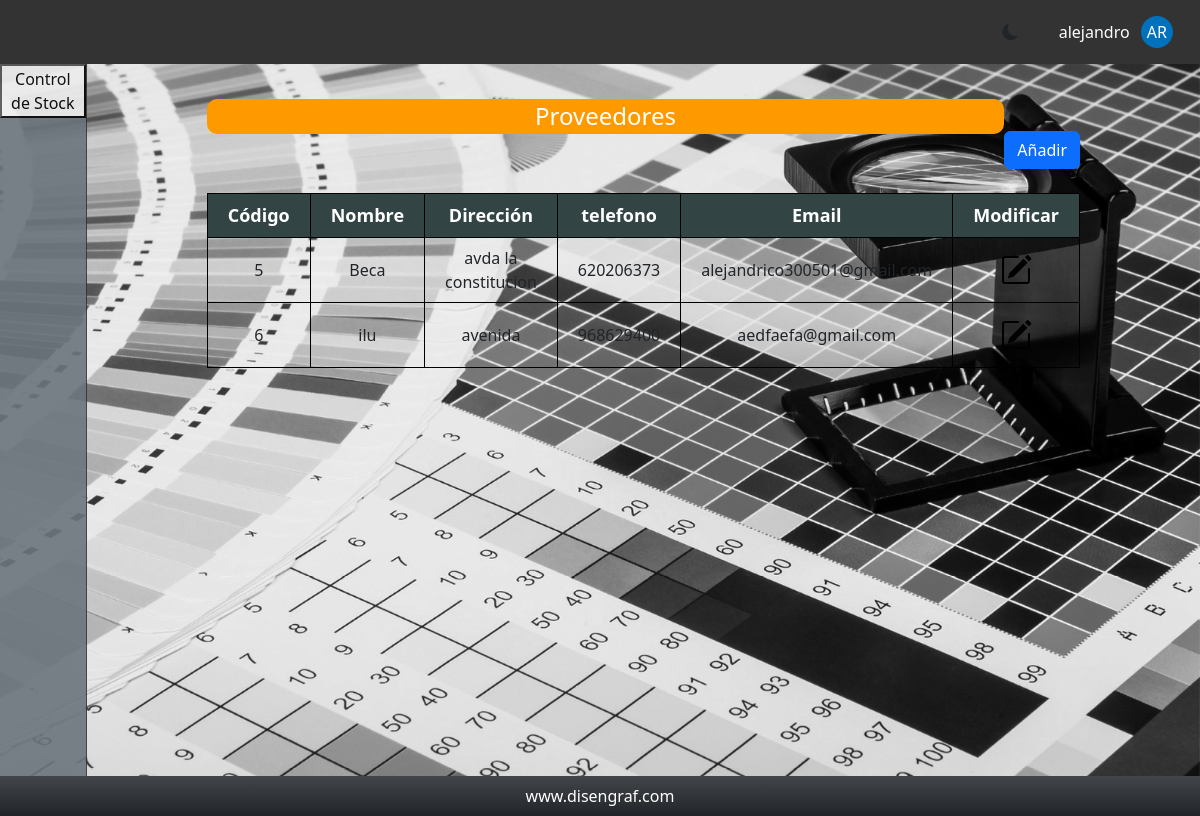
Screenshot of /controlStock/proveedores.php (signed in) with the database file from the repository.
### tables this page shows
CREATE TABLE `proveedores` (
  `id` int(11) NOT NULL,
  `proveedor` varchar(255) DEFAULT NULL,
  `referencia` varchar(100) NOT NULL,
  `direccion` varchar(255) DEFAULT NULL,
  `poblacion` varchar(50) NOT NULL,
  `pais` varchar(50) NOT NULL,
  `provincia` varchar(50) NOT NULL,
  `codPostal` int(11) NOT NULL,
  `telefono` varchar(20) DEFAULT NULL,
  `fax` int(12) NOT NULL,
  `correo` varchar(100) NOT NULL,
  `nacional` varchar(50) NOT NULL,
  `id_usuario` int(11) DEFAULT NULL
);

### controlStock/proveedores.php (the view, shortened to what this page needs)
<?php
include "conexion.php";
$consulta = "SELECT * FROM proveedores";
$resultadoConsulta = mysqli_query($conn, $consulta);
?>
<?php include 'includes/header.php'; ?>
        <section>
            <div class="bloque-titulo_boton">
                <h2 class="titulo">Proveedores</h2>
                <a href="nuevo-proveedor.php">
                    <div class="boton-primario btn btn-primary">Añadir</div>
                </a>
            </div>
            <table class="tabla-productos2">
                <thead>
                    <tr>
                        <th>Código</th>
                        <th>Nombre</th>
                        <th>Dirección</th>
                        <th>telefono</th>
                        <th>Email</th>
                        <th>Modificar</th>
                    </tr>
                </thead>
                <tbody>
                    <?php while($proveedores = mysqli_fetch_assoc($resultadoConsulta)):?>
                        <tr>
                            <td><?php echo $proveedores['id']; ?></td>
                            <td><?php echo $proveedores['proveedor']; ?></td>
                            <td><?php echo $proveedores['direccion'];?></td>
                            <td><?php echo $proveedores['telefono']; ?></td>
                            <td><?php echo $proveedores['correo']; ?></td>
                            <td><a href="modificar-proveedor.php?id=<?php echo $proveedores['id'] ?>"><i class="bi bi-pencil-square" style="font-size: 2rem; color: black;"></i></a></td>
                        </tr>
                    <?php endwhile;?>
                </tbody>
            </table>
        </section>
    </main>
        <?php include 'includes/footer.php'; ?>

### controlStock/css/style.css (style rules this page uses)
:root { --azul: rgb(0, 113, 188); --rojo: rgb(193, 39, 45); --claro: white; --oscuro: #333; --oscuroHover: grey; }
html, body { margin: 0; padding: 0; height: 100%; font-family: Arial, Helvetica, sans-serif; box-sizing: border-box; scroll-snap-type: y mandatory; }
.bloque-titulo_boton { width: 100%; margin-top: 0; display: inline-flex; justify-content: end; align-items: end; }
.bloque-titulo_boton h2 { width: 100%; }
.titulo { text-align: center; margin: 2.2rem auto; font-size: 1.5rem; font-weight: 300; background-color: rgb(255, 153, 0); border-radius: 10px; padding: 3px; color: #FFFFFF; }
.boton-primario { background-color: var(--azul); }
.btn-primary { background:#e13131; color:#FFFFFF; border:0px; padding:16px; }
section { width: 100%; height: 100%; margin: 0 120px; }
.tabla-productos2 { width: 100%; border-collapse: collapse; margin: 1.5rem 0; }
.tabla-productos2 th, .tabla-productos2 td { border: 1px solid black; padding: 8px 20px; text-align: center; }
.tabla-productos2 th { font-weight: bold; font-size: 18px; background-color: #344; color: white; }
.tabla-productos2 td { font-size: 16px; }

### rows the page displays
proveedores: id "5", proveedor "Beca", direccion "avda la constitucion", telefono "620206373", correo "alejandrico300501@gmail.com"
proveedores: id "6", proveedor "ilu", direccion "avenida", telefono "968629400", correo "aedfaefa@gmail.com"

### other values shown
$_SESSION['nombre'] "alejandro"
$inicial_usuario "AR"
